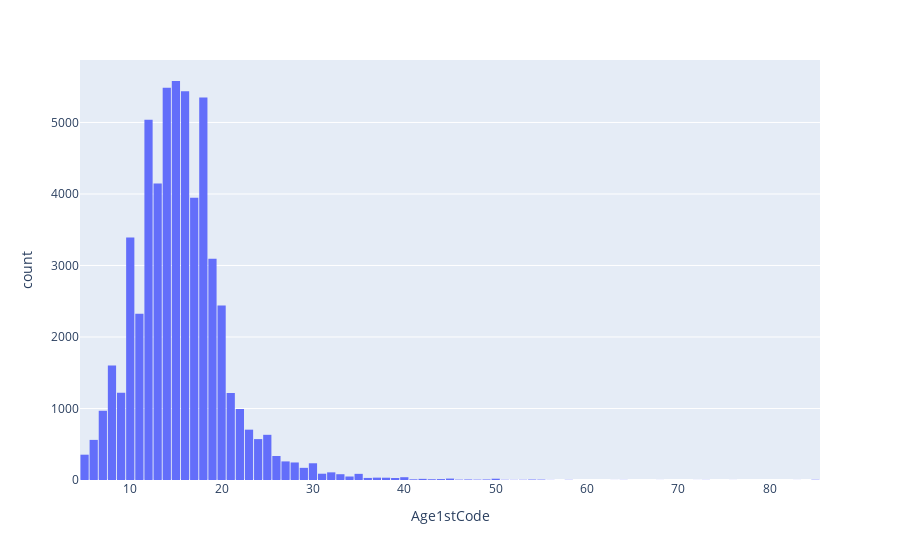

Source (notebook cell):
### Code cell
fig = px.histogram(survey_df, x="Age1stCode")

fig.update_layout(bargap=0.1)
fig.show()

### Figure 1 — Plotly figure (JSON) as saved in the notebook; plotly's stock layout.template omitted (floating-point values rounded to 4 significant figures; data arrays with more than 128 entries replaced by an {"elided": "..."} marker saying what was removed)
{"data": [{"alignmentgroup": "True", "bingroup": "x", "hovertemplate": "Age1stCode=%{x}<br>count=%{y}<extra></extra>", "legendgroup": "", "marker": {"color": "#636efa", "pattern": {"shape": ""}}, "name": "", "offsetgroup": "", "orientation": "v", "showlegend": false, "type": "histogram", "x": {"elided": "64306 int values"}, "xaxis": "x", "yaxis": "y"}], "layout": {"bargap": 0.1, "barmode": "relative", "legend": {"tracegroupgap": 0}, "margin": {"t": 60}, "xaxis": {"anchor": "y", "domain": [0, 1], "title": {"text": "Age1stCode"}}, "yaxis": {"anchor": "x", "domain": [0, 1], "title": {"text": "count"}}}}
